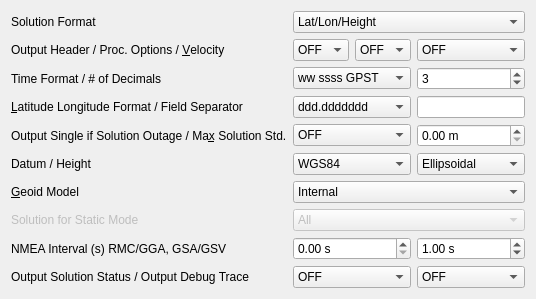
     <widget class="QWidget" name="tabOutput">
      <property name="toolTip">
       <string/>
      </property>
      <attribute name="title">
       <string>O&amp;utput</string>
      </attribute>
      <layout class="QGridLayout" name="gridLayout_3">
       <item row="4" column="0">
        <widget class="QLabel" name="lblTimeFormat">
         <property name="text">
          <string>Time Format / # of Decimals</string>
         </property>
         <property name="buddy">
          <cstring>cBTimeFormat</cstring>
         </property>
        </widget>
       </item>
       <item row="7" column="3">
        <widget class="QDoubleSpinBox" name="sBMaxSolutionStd">
         <property name="suffix">
          <string> m</string>
         </property>
        </widget>
       </item>
       <item row="8" column="3">
        <widget class="QComboBox" name="cBOutputHeight">
         <property name="toolTip">
          <string>&lt;html&gt;&lt;head/&gt;&lt;body&gt;&lt;p&gt;Define the type of height (option: &lt;span style=&quot; font-style:italic;&quot;&gt;out-height&lt;/span&gt;)&lt;/p&gt;&lt;/body&gt;&lt;/html&gt;</string>
         </property>
         <item>
          <property name="text">
           <string>Ellipsoidal</string>
          </property>
         </item>
         <item>
          <property name="text">
           <string>Geodetic</string>
          </property>
         </item>
        </widget>
       </item>
       <item row="9" column="0">
        <widget class="QLabel" name="Label18">
         <property name="text">
          <string>&amp;Geoid Model</string>
         </property>
         <property name="buddy">
          <cstring>cBOutputGeoid</cstring>
         </property>
        </widget>
       </item>
       <item row="5" column="0">
        <widget class="QLabel" name="lblLatLonFormat">
         <property name="text">
          <string>&amp;Latitude Longitude Format / Field Separator</string>
         </property>
         <property name="buddy">
          <cstring>cBLatLonFormat</cstring>
         </property>
        </widget>
       </item>
       <item row="10" column="0">
        <widget class="QLabel" name="Label21">
         <property name="enabled">
          <bool>false</bool>
         </property>
         <property name="text">
          <string>Solution for Static Mode</string>
         </property>
         <property name="buddy">
          <cstring>cBSolutionStatic</cstring>
         </property>
        </widget>
       </item>
       <item row="2" column="1">
        <widget class="QComboBox" name="cBOutputHeader">
         <property name="toolTip">
          <string>&lt;html&gt;&lt;head/&gt;&lt;body&gt;&lt;p&gt;Define whether the header is output (option: &lt;span style=&quot; font-style:italic;&quot;&gt;out-outhead&lt;/span&gt;)&lt;/p&gt;&lt;/body&gt;&lt;/html&gt;</string>
         </property>
         <item>
          <property name="text">
           <string>OFF</string>
          </property>
         </item>
         <item>
          <property name="text">
           <string>ON</string>
          </property>
         </item>
        </widget>
       </item>
       <item row="13" column="0">
        <widget class="QLabel" name="Label36">
         <property name="text">
          <string>Output Solution Status / Output Debug Trace</string>
         </property>
         <property name="buddy">
          <cstring>cBDebugStatus</cstring>
         </property>
        </widget>
       </item>
       <item row="5" column="3">
        <widget class="QLineEdit" name="lEFieldSeperator">
         <property name="sizePolicy">
          <sizepolicy hsizetype="Preferred" vsizetype="Fixed">
           <horstretch>0</horstretch>
           <verstretch>0</verstretch>
          </sizepolicy>
         </property>
         <property name="toolTip">
          <string>&lt;html&gt;&lt;head/&gt;&lt;body&gt;&lt;p&gt;Define the separator for fields (option: &lt;span style=&quot; font-style:italic;&quot;&gt;out-fieldsep&lt;/span&gt;).&lt;/p&gt;&lt;/body&gt;&lt;/html&gt;</string>
         </property>
         <property name="maxLength">
          <number>2</number>
         </property>
        </widget>
       </item>
       <item row="0" column="1" colspan="3">
        <widget class="QComboBox" name="cBSolutionFormat">
         <property name="enabled">
          <bool>true</bool>
         </property>
         <property name="toolTip">
          <string>&lt;html&gt;&lt;head/&gt;&lt;body&gt;&lt;p&gt;Output format for the solution (option: &lt;span style=&quot; font-style:italic;&quot;&gt;out-solformat&lt;/span&gt;)&lt;/p&gt;&lt;/body&gt;&lt;/html&gt;</string>
         </property>
         <item>
          <property name="text">
           <string>Lat/Lon/Height</string>
          </property>
         </item>
         <item>
          <property name="text">
           <string>X/Y/Z-ECEF</string>
          </property>
         </item>
         <item>
          <property name="text">
           <string>E/N/U-Baseline</string>
          </property>
         </item>
         <item>
          <property name="text">
           <string>NMEA0183</string>
          </property>
         </item>
        </widget>
       </item>
       <item row="10" column="1" colspan="3">
        <widget class="QComboBox" name="cBSolutionStatic">
         <property name="enabled">
          <bool>false</bool>
         </property>
         <property name="toolTip">
          <string>&lt;html&gt;&lt;head/&gt;&lt;body&gt;&lt;p&gt;Define the solution type for static or PPP‐static mode (option: &lt;span style=&quot; font-style:italic;&quot;&gt;out-solstatic&lt;/span&gt;)&lt;/p&gt;&lt;/body&gt;&lt;/html&gt;</string>
         </property>
         <item>
          <property name="text">
           <string>All</string>
          </property>
         </item>
         <item>
          <property name="text">
           <string>Single</string>
          </property>
         </item>
        </widget>
       </item>
       <item row="12" column="1" colspan="2">
        <widget class="QDoubleSpinBox" name="sBNmeaInterval1">
         <property name="toolTip">
          <string>&lt;html&gt;&lt;head/&gt;&lt;body&gt;&lt;p&gt;Specify the output interval of NMEA GPRMC, GPGGA messages (option: &lt;span style=&quot; font-style:italic;&quot;&gt;out-nmeaintv1&lt;/span&gt;) &lt;/p&gt;&lt;/body&gt;&lt;/html&gt;</string>
         </property>
         <property name="suffix">
          <string> s</string>
         </property>
        </widget>
       </item>
       <item row="8" column="0">
        <widget class="QLabel" name="Label2">
         <property name="text">
          <string>Datum / Height</string>
         </property>
         <property name="buddy">
          <cstring>cBOutputDatum</cstring>
         </property>
        </widget>
       </item>
       <item row="4" column="1" colspan="2">
        <widget class="QComboBox" name="cBTimeFormat">
         <property name="toolTip">
          <string>&lt;html&gt;&lt;head/&gt;&lt;body&gt;&lt;p&gt;Define the format of time (option: &lt;span style=&quot; font-style:italic;&quot;&gt;out-timesys&lt;/span&gt;)&lt;/p&gt;&lt;/body&gt;&lt;/html&gt;</string>
         </property>
         <item>
          <property name="text">
           <string>ww ssss GPST</string>
          </property>
         </item>
         <item>
          <property name="text">
           <string>hh:mm:ss GPST</string>
          </property>
         </item>
         <item>
          <property name="text">
           <string>hh:mm:ss UTC</string>
          </property>
         </item>
         <item>
          <property name="text">
           <string>hh:mm:ss JST</string>
          </property>
         </item>
        </widget>
       </item>
       <item row="0" column="0">
        <widget class="QLabel" name="lblSolutionFormat">
         <property name="text">
          <string>Solution Format</string>
         </property>
         <property name="buddy">
          <cstring>cBSolutionFormat</cstring>
         </property>
        </widget>
       </item>
       <item row="5" column="1" colspan="2">
        <widget class="QComboBox" name="cBLatLonFormat">
         <property name="toolTip">
          <string>&lt;html&gt;&lt;head/&gt;&lt;body&gt;&lt;p&gt;Set the formats of latitude and longitude if the solution format is set to Lat/Lon/Height (option: &lt;span style=&quot; font-style:italic;&quot;&gt;out-degform&lt;/span&gt;)&lt;/p&gt;&lt;/body&gt;&lt;/html&gt;</string>
         </property>
         <item>
          <property name="text">
           <string>ddd.ddddddd</string>
          </property>
         </item>
         <item>
          <property name="text">
           <string>ddd mm ss.sss</string>
          </property>
         </item>
        </widget>
       </item>
       <item row="4" column="3">
        <widget class="QSpinBox" name="sBTimeDecimal">
         <property name="toolTip">
          <string>&lt;html&gt;&lt;head/&gt;&lt;body&gt;&lt;p&gt;Define the number of decimals in the time format (option: &lt;span style=&quot; font-style:italic;&quot;&gt;out-timendec)&lt;/span&gt;&lt;/p&gt;&lt;/body&gt;&lt;/html&gt;</string>
         </property>
         <property name="maximum">
          <number>20</number>
         </property>
         <property name="value">
          <number>3</number>
         </property>
        </widget>
       </item>
       <item row="2" column="0">
        <widget class="QLabel" name="Label20">
         <property name="text">
          <string>Output Header / Proc. Options / &amp;Velocity</string>
         </property>
         <property name="buddy">
          <cstring>cBOutputHeader</cstring>
         </property>
        </widget>
       </item>
       <item row="9" column="1" colspan="3">
        <widget class="QComboBox" name="cBOutputGeoid">
         <property name="toolTip">
          <string>&lt;html&gt;&lt;head/&gt;&lt;body&gt;&lt;p&gt;Define the geoid model if the height option is set to &amp;quot;geodetic&amp;quot; (option: &lt;span style=&quot; font-style:italic;&quot;&gt;out-geoid&lt;/span&gt;).&lt;/p&gt;&lt;p&gt;If using external geoid model, specify the geoid file path in ʺFilesʺ tab.&lt;/p&gt;&lt;/body&gt;&lt;/html&gt;</string>
         </property>
         <item>
          <property name="text">
           <string>Internal</string>
          </property>
         </item>
         <item>
          <property name="text">
           <string>EGM96-BE 15&quot;</string>
          </property>
         </item>
         <item>
          <property name="text">
           <string>EGM2008-SE 2.5&quot;</string>
          </property>
         </item>
         <item>
          <property name="text">
           <string>EGM2008-SE 1&quot;</string>
          </property>
         </item>
         <item>
          <property name="text">
           <string>GSI2000 1x1.5&quot;</string>
          </property>
         </item>
        </widget>
       </item>
       <item row="12" column="3">
        <widget class="QDoubleSpinBox" name="sBNmeaInterval2">
         <property name="toolTip">
          <string>&lt;html&gt;&lt;head/&gt;&lt;body&gt;&lt;p&gt;Specify the output interval of NMEA GPGSA, GLGSA,GAGSA, GPGSV, GLGSV, GAGSV messages (option: &lt;span style=&quot; font-style:italic;&quot;&gt;out-nmeaintv2&lt;/span&gt;)&lt;/p&gt;&lt;/body&gt;&lt;/html&gt;</string>
         </property>
         <property name="suffix">
          <string> s</string>
         </property>
         <property name="value">
          <double>1.000000000000000</double>
         </property>
        </widget>
       </item>
       <item row="7" column="0">
        <widget class="QLabel" name="lblFieldSeperator">
         <property name="text">
          <string>Output Single if Solution Outage / Ma&amp;x Solution Std.</string>
         </property>
         <property name="buddy">
          <cstring>cBOutputSingle</cstring>
         </property>
        </widget>
       </item>
       <item row="12" column="0">
        <widget class="QLabel" name="Label17">
         <property name="text">
          <string>NMEA Interval (s) RMC/GGA, GSA/GSV</string>
         </property>
         <property name="buddy">
          <cstring>sBNmeaInterval1</cstring>
         </property>
        </widget>
       </item>
       <item row="2" column="2">
        <widget class="QComboBox" name="cBOutputOptions">
         <property name="toolTip">
          <string>&lt;html&gt;&lt;head/&gt;&lt;body&gt;&lt;p&gt;Define whether the processing options are output (option: &lt;span style=&quot; font-style:italic;&quot;&gt;out-outopt&lt;/span&gt;)&lt;/p&gt;&lt;/body&gt;&lt;/html&gt;</string>
         </property>
         <item>
          <property name="text">
           <string>OFF</string>
          </property>
         </item>
         <item>
          <property name="text">
           <string>ON</string>
          </property>
         </item>
        </widget>
       </item>
       <item row="2" column="3">
        <widget class="QComboBox" name="cBOutputVelocity">
         <property name="toolTip">
          <string>&lt;html&gt;&lt;head/&gt;&lt;body&gt;&lt;p&gt;Define whether the velocity is output&lt;/p&gt;&lt;/body&gt;&lt;/html&gt;</string>
         </property>
         <item>
          <property name="text">
           <string>OFF</string>
          </property>
         </item>
         <item>
          <property name="text">
           <string>ON</string>
          </property>
         </item>
        </widget>
       </item>
       <item row="8" column="1" colspan="2">
        <widget class="QComboBox" name="cBOutputDatum">
         <property name="toolTip">
          <string>&lt;html&gt;&lt;head/&gt;&lt;body&gt;&lt;p&gt;Define the datum if the solution format option is set to Lat/Lon/Height (current version supports only WGS84).&lt;/p&gt;&lt;/body&gt;&lt;/html&gt;</string>
         </property>
         <item>
          <property name="text">
           <string>WGS84</string>
          </property>
         </item>
        </widget>
       </item>
       <item row="7" column="1" colspan="2">
        <widget class="QComboBox" name="cBOutputSingle">
         <item>
          <property name="text">
           <string>OFF</string>
          </property>
         </item>
         <item>
          <property name="text">
           <string>ON</string>
          </property>
         </item>
        </widget>
       </item>
       <item row="13" column="3">
        <widget class="QComboBox" name="cBDebugTrace">
         <property name="toolTip">
          <string>&lt;html&gt;&lt;head/&gt;&lt;body&gt;&lt;p&gt;Set the output level of debug trace file. &lt;/p&gt;&lt;p&gt;If setting OFF, any debug trace file is not output. The debug trace file is created in the output file directory.&lt;/p&gt;&lt;/body&gt;&lt;/html&gt;</string>
         </property>
         <item>
          <property name="text">
           <string>OFF</string>
          </property>
         </item>
         <item>
          <property name="text">
           <string>Level 1</string>
          </property>
         </item>
         <item>
          <property name="text">
           <string>Level 2</string>
          </property>
         </item>
         <item>
          <property name="text">
           <string>Level 3</string>
          </property>
         </item>
         <item>
          <property name="text">
           <string>Level 4</string>
          </property>
         </item>
         <item>
          <property name="text">
           <string>Level 5</string>
          </property>
         </item>
        </widget>
       </item>
       <item row="13" column="1" colspan="2">
        <widget class="QComboBox" name="cBDebugStatus">
         <property name="toolTip">
          <string>&lt;html&gt;&lt;head/&gt;&lt;body&gt;&lt;p&gt;Set the output level of the solution status file (option: &lt;span style=&quot; font-style:italic;&quot;&gt;out-outstat&lt;/span&gt;). &lt;/p&gt;&lt;p&gt;The solution status file contains estimated states and residuals. The solution status file is created in the output file directory.&lt;/p&gt;&lt;/body&gt;&lt;/html&gt;</string>
         </property>
         <item>
          <property name="text">
           <string>OFF</string>
          </property>
         </item>
         <item>
          <property name="text">
           <string>States</string>
          </property>
         </item>
         <item>
          <property name="text">
           <string>Residuals</string>
          </property>
         </item>
        </widget>
       </item>
      </layout>
     </widget>
